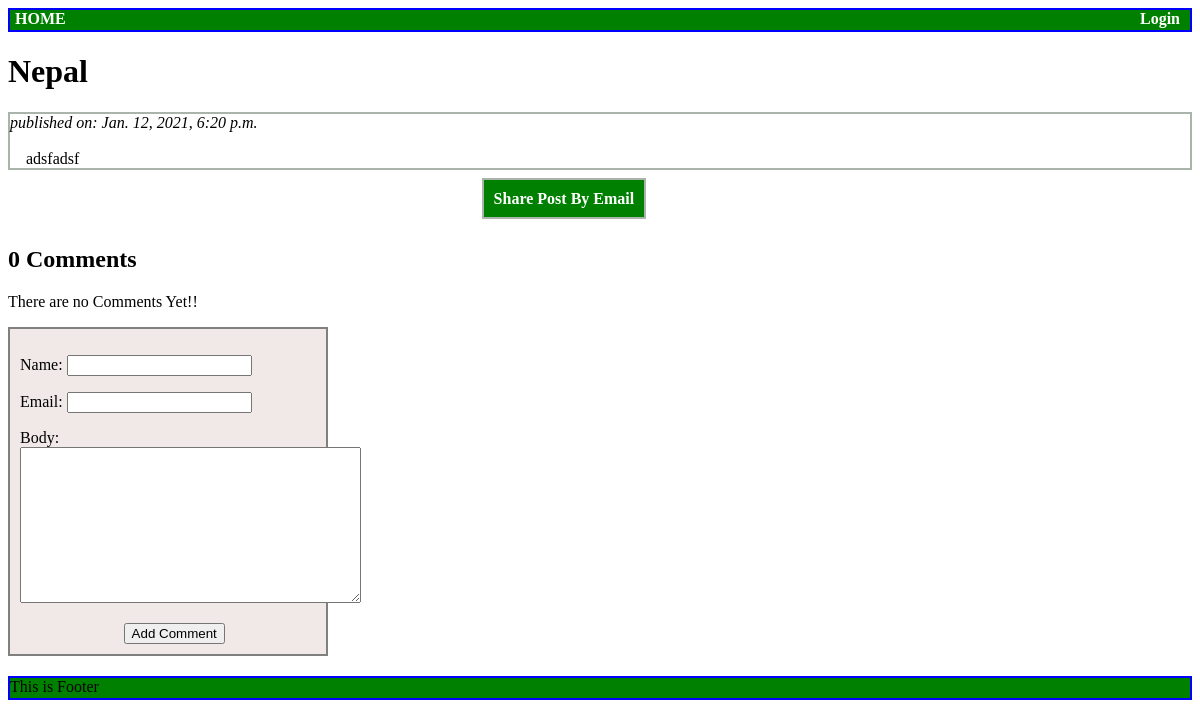
Screenshot of /blog/2021/01/12/nepal/ with the database file from the repository.
### twmblog/models.py (models this page shows, shortened)
class Post(models.Model):
    STATUS_CHOICES = (('draft', 'Draft'), ('published', 'Published'))  # Tuple inside tuple
    title = models.CharField(max_length=256)
    slug = models.SlugField(max_length=264, unique_for_date='publish')  # It is used to build SEO friendly URL
    author = models.ForeignKey(User, related_name='blog_posts', on_delete=models.CASCADE)
    body = models.TextField()
    publish = models.DateTimeField(default=timezone.now)
    created = models.DateTimeField(auto_now_add=True)  # everytime the post object is updated that time is taken
    updated = models.DateTimeField(auto_now=True)  # when save method is called that time is taken
    status = models.CharField(max_length=10, choices=STATUS_CHOICES, default='draft')
    objects = CustomManager()
    tags = TaggableManager(blank=True) # Third party application 'tagging' which is used for tagging purpose i.e we should use Post.tags.all() for this
    class Meta:
        ordering = ('-publish',)

### twmblog/views.py (the view)
# urls.py: re_path('(?P<year>\d{4})/(?P<month>\d{2})/(?P<day>\d{2})/(?P<post>[-\w]+)/$', views.getPostDetail, name='detail'),
def getPostDetail(request, year, month, day, post):
    post = get_object_or_404(Post, slug=post, status='published', publish__year=year, publish__month=month,
                             publish__day=day)
    allComments = post.comments.filter(active=True)
    submitted = False
    if request.method == 'POST':
        form = CommentRequest(request.POST)
        if form.is_valid():
            new_comment = form.save(commit=False)
            new_comment.post = post
            new_comment.save()
            submitted = True
    else:
        form = CommentRequest()
    ctx = {'post': post, 'comments': allComments, 'submitted': submitted, 'form': form}
    return TemplateResponse(request, 'blog/detail.html', ctx)

### twmblog/forms.py
class CommentRequest(forms.ModelForm):
    class Meta:
        model = Comment
        fields = ('name', 'email', 'body')

### twmblog/models.py (called while the page is built)
    def get_queryset(self):
        return super().get_queryset().filter(status='published')

### templates/blog/detail.html (shortened to what this page needs)
<!DOCTYPE html>
{% extends 'blog/common/base.html'%}
{% load static %}
{% block body_part %}
<h1>{{post.title}}</h1>
<div style="border:2px solid #abb4ab;">
    <span><i>published on: {{post.created}}</i></span></br></br>
    &nbsp; &nbsp; {{post.body}}
</div>
<div style="margin-top: 20px; margin-left: 40%;">
    <span style="padding:10px;border:2px solid #abb4ab;background-color:green;text-color: white;">
        <a href="/blog/{{post.id}}/share" style="text-decoration: none;">
            <strong style="color: white; text-decoration: none;">Share Post By Email</strong>
        </a>
    </span>
</div>
<div style="margin-top: 38px;">
    {% with comments.count as number_of_comments %}
       <h2>{{number_of_comments}} Comment{{number_of_comments|pluralize}}</h2>
    {% endwith %}
    {%if comments%}
           {% for next in comments%}
                <div style="border-bottom: 2px solid green; font-size: 20px; width:35%"><i>Comment {{forloop.counter}} by {{next.name}} on {{next.created}}</i></div>
                <div>
                    {{next.body|linebreaks}}
                </div>
            {%endfor%}
        {%else%}
           <p>There are no Comments Yet!!</p>
    {%endif%}
    {% if submitted %}
       <p>Your comment is added successfully.</p>
    {%else%}
        <div class="yms_form">
            <form method="POST">
                {{form.as_p}}
                <input type="submit" value="Add Comment" class="yms_button"/>
            </form>
        </div>
    {%endif%}
</div>
{% endblock %}

### static/css/main.css (style rules this page uses)
.yms_form { margin-top: 10px; border:solid gray 2px; background-color: #f1e8e8; width:25%; padding:10px; }
.yms_button { margin-left: 35%; }

### rows the page displays
Post: title "Nepal", created "Jan. 12, 2021, 6:20 p.m.", body "adsfadsf"

### other values shown
{{ number_of_comments }} "0"
